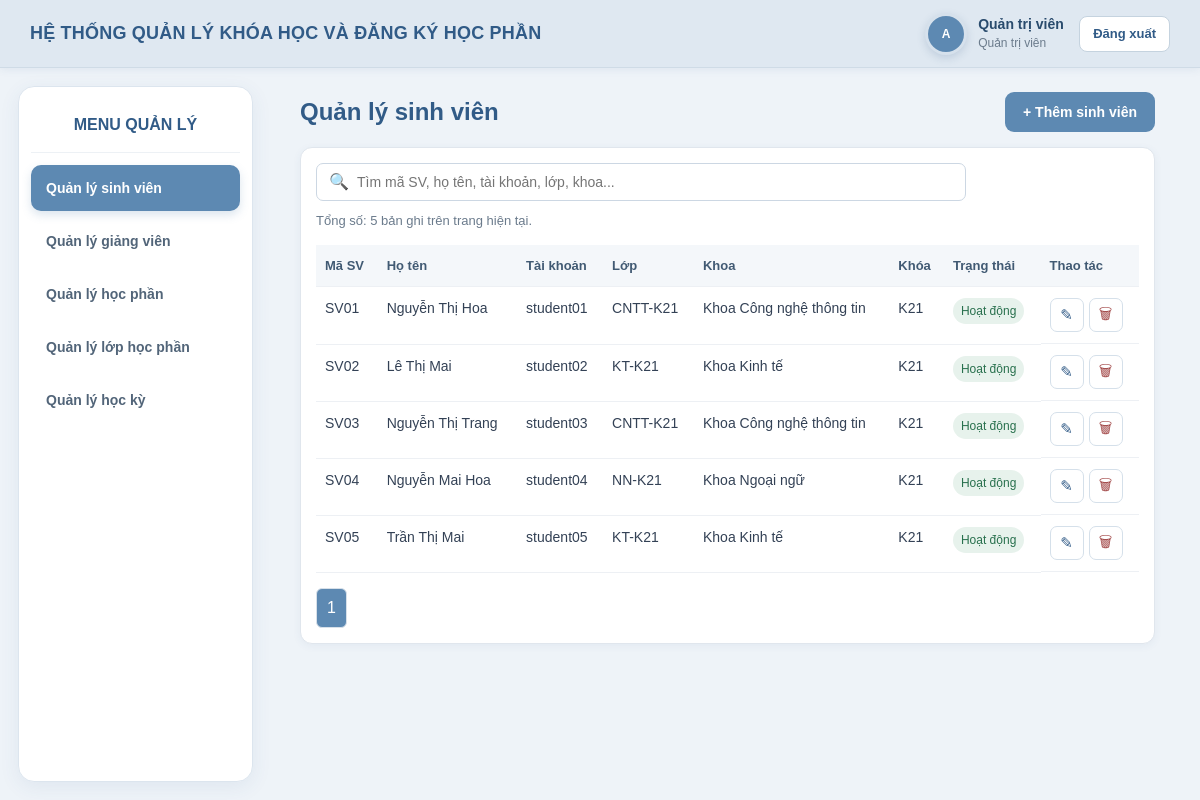
/BTL_web/public/index.php?r=admin/students (signed in), run on an earlier commit of the app's database.
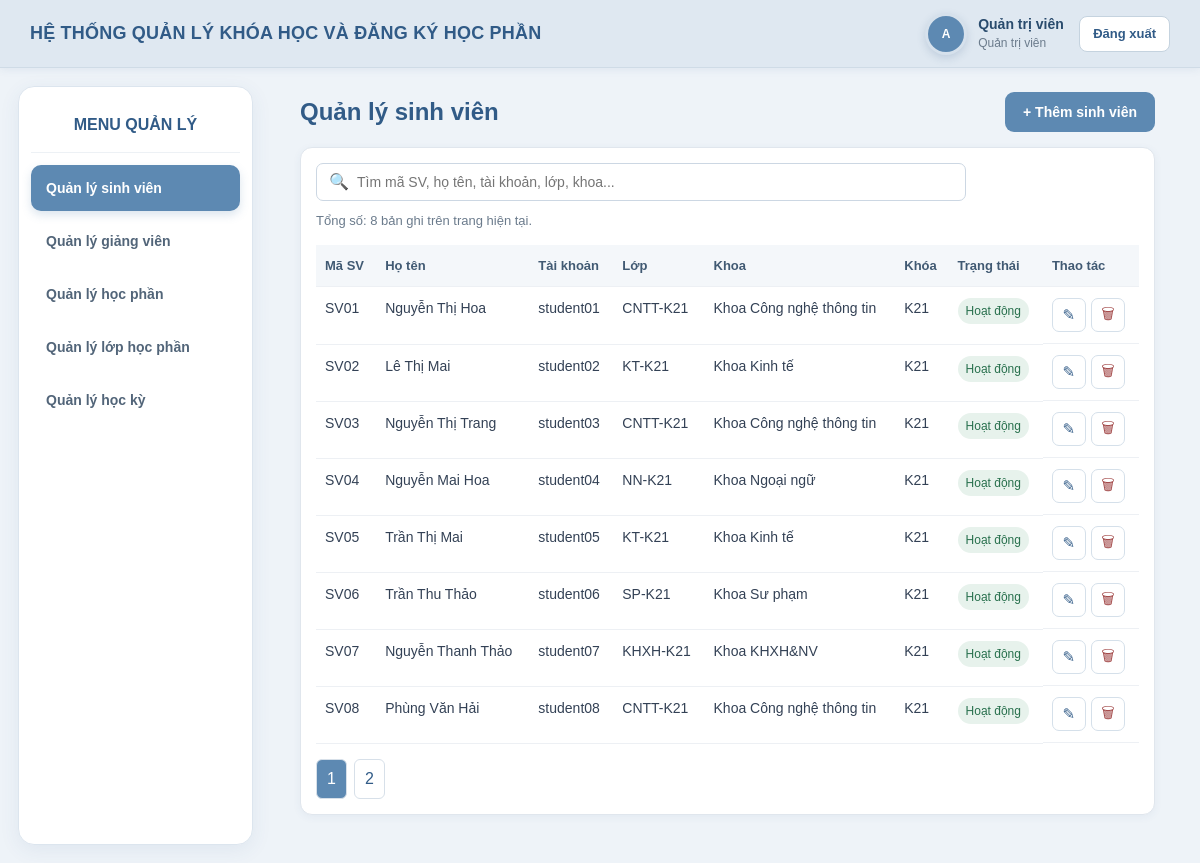
And on a later commit of the database.
### tables this page shows
CREATE TABLE IF NOT EXISTS `students` (
  `user_id` int NOT NULL,
  `student_code` varchar(30) NOT NULL,
  `faculty_id` int NOT NULL,
  `class_name` varchar(80) NOT NULL,
  `cohort` varchar(20) NOT NULL,
  PRIMARY KEY (`user_id`),
  UNIQUE KEY `student_code` (`student_code`),
  KEY `faculty_id` (`faculty_id`)
);

CREATE TABLE IF NOT EXISTS `users` (
  `id` int NOT NULL AUTO_INCREMENT,
  `username` varchar(50) NOT NULL,
  `password_hash` varchar(255) NOT NULL,
  `full_name` varchar(100) NOT NULL,
  `role` enum('admin','teacher','student') NOT NULL,
  `status` tinyint(1) NOT NULL DEFAULT '1',
  `created_at` timestamp NULL DEFAULT CURRENT_TIMESTAMP,
  PRIMARY KEY (`id`),
  UNIQUE KEY `username` (`username`)
);

CREATE TABLE IF NOT EXISTS `faculties` (
  `id` int NOT NULL AUTO_INCREMENT,
  `code` varchar(20) NOT NULL,
  `name` varchar(150) NOT NULL,
  PRIMARY KEY (`id`),
  UNIQUE KEY `code` (`code`),
  UNIQUE KEY `name` (`name`)
);

### BTL_web/src/Core/Controller.php (called while the page is built, shortened)
<?php
abstract class Controller {
    protected function view(string $name, array $data=[]): void { extract($data); require dirname(__DIR__) . '/View/' . $name . '.php'; }
}

### BTL_web/src/Controller/StudentController.php (called while the page is built, shortened)
<?php
class StudentController extends Controller { private function repo():StudentRepository{return new StudentRepository($this->pdo);}
 public function index():void{Auth::requireRole('admin');$q=trim($_GET['q']??'');$page=max(1,(int)($_GET['page']??1));$r=$this->repo();$total=$r->count($q);[$page,$per,$off,$pages]=paginate($page,8,$total);$this->view('admin/students/index',['rows'=>$r->findPage($q,$per,$off),'q'=>$q,'page'=>$page,'pages'=>$pages]);}
}

### BTL_web/src/Core/Router.php (called while the page is built, shortened)
<?php
class Router
{
    public function dispatch(string $route): void
    {
        [$class, $method] = $map[$route];
        $obj = new $class($this->pdo);
        $obj->$method();
    }
}

### BTL_web/public/index.php (called while the page is built, shortened)
<?php
require_once dirname(__DIR__) . '/src/Core/helpers.php';
require_once dirname(__DIR__) . '/src/Core/Controller.php';
require_once dirname(__DIR__) . '/src/Core/Router.php';
$pdo = Database::connection();
$router = new Router($pdo);
$router->dispatch($_GET['r'] ?? 'home');

### BTL_web/src/Core/helpers.php (called while the page is built, shortened)
<?php
function e(mixed $value): string { return htmlspecialchars((string)$value, ENT_QUOTES | ENT_SUBSTITUTE, 'UTF-8'); }
function csrf_token(): string { return $_SESSION['_csrf'] ??= bin2hex(random_bytes(32)); }

### BTL_web/src/Repository/StudentRepository.php (called while the page is built, shortened)
<?php
class StudentRepository
{
    private PDO $pdo;
    public function __construct(PDO $pdo)
    {
        $this->pdo = $pdo;
    }
public function findPage(
    string $q,
    int $limit,
    int $offset
): array {
    $like = '%' . trim($q) . '%';
    $limit = max(
        1,
        min((int)$limit, 100)
    );
    $offset = max(
        0,
        (int)$offset
    );
    $sql = "
        SELECT
            s.user_id,
            s.student_code,
            u.username,
            u.full_name,
            u.status,
            s.class_name,
            f.name AS faculty_name,
            s.cohort
        FROM students s
        INNER JOIN users u
            ON u.id = s.user_id
        LEFT JOIN faculties f
            ON f.id = s.faculty_id
        WHERE
            s.student_code LIKE :q1
            OR u.full_name LIKE :q2
            OR u.username LIKE :q3
            OR s.class_name LIKE :q4
            OR f.name LIKE :q5
        ORDER BY
            s.student_code ASC
        LIMIT :lim
        OFFSET :off
    ";
    $stmt = $this->pdo->prepare($sql);
    $stmt->bindValue(
        ':q1',
        $like,
        PDO::PARAM_STR
    );
    $stmt->bindValue(
        ':q2',
        $like,
        PDO::PARAM_STR
    );
    $stmt->bindValue(
        ':q3',
        $like,
        PDO::PARAM_STR
    );
    $stmt->bindValue(
        ':q4',
        $like,
        PDO::PARAM_STR
    );
    $stmt->bindValue(
        ':q5',
        $like,
        PDO::PARAM_STR
    );
    $stmt->bindValue(
        ':lim',
        $limit,
        PDO::PARAM_INT
    );
    $stmt->bindValue(
        ':off',
        $offset,
        PDO::PARAM_INT
    );
    $stmt->execute();
    return $stmt->fetchAll(PDO::FETCH_ASSOC);
}
}

### BTL_web/src/View/admin/students/index.php (the view, shortened to what the rows shown need)
<?php
include dirname(__DIR__, 2) . '/layout/header.php';
$endpoint = BASE_URL . '?r=api/admin/search';
?>
<div
    data-admin-search
    data-type="students"
    data-endpoint="<?= e($endpoint) ?>"
    data-base-url="<?= e(BASE_URL) ?>"
    data-csrf="<?= e(csrf_token()) ?>"
>
    <div class="admin-toolbar">
        <h2>Quản lý sinh viên</h2>
    </div>
    <div class="card search-card">
        <div style="overflow-x:auto; margin-top:14px;">
            <table>
                <thead>
                    <tr>
                        <th>Mã SV</th>
                        <th>Họ tên</th>
                        <th>Tài khoản</th>
                        <th>Lớp</th>
                        <th>Khoa</th>
                        <th>Khóa</th>
                        <th>Trạng thái</th>
                        <th>Thao tác</th>
                    </tr>
                </thead>
                <tbody data-search-body>
                    <?php if (empty($rows)): ?>
                        <tr><td colspan="8" class="empty-row">Không tìm thấy sinh viên phù hợp.</td></tr>
                    <?php else: ?>
                        <?php foreach ($rows as $r): ?>
                            <tr>
                                <td><?= e($r['student_code']) ?></td>
                                <td><?= e($r['full_name']) ?></td>
                                <td><?= e($r['username']) ?></td>
                                <td><?= e($r['class_name']) ?></td>
                                <td><?= e($r['faculty_name']) ?></td>
                                <td><?= e($r['cohort']) ?></td>
                                <td><span class="badge <?= !$r['status'] ? 'off' : '' ?>"><?= $r['status'] ? 'Hoạt động' : 'Khóa' ?></span></td>
                                <td class="actions">
                                    <div class="action-row">
                                        <a class="icon-btn" title="Sửa" aria-label="Sửa" href="<?= e(BASE_URL) ?>?r=admin/student/edit&id=<?= (int)$r['user_id'] ?>">✎</a>
                                        <form method="post" action="<?= e(BASE_URL) ?>?r=admin/student/delete" onsubmit="return confirm('Bạn có chắc muốn xóa sinh viên này?');">
                                            <button class="icon-btn danger" type="submit" title="Xóa" aria-label="Xóa">🗑</button>
                                        </form>
                                    </div>
                                </td>
                            </tr>
                        <?php endforeach; ?>
                    <?php endif; ?>
                </tbody>
            </table>
        </div>
    </div>
</div>
<?php include dirname(__DIR__, 2) . '/layout/footer.php'; ?>

What changed in the data, as far as the page shows it:
added students: student_code "SV06", user_id.full_name "Trần Thu Thảo", user_id.username "student06", class_name "SP-K21", faculty.name "Khoa Sư phạm", cohort "K21"
added students: student_code "SV07", user_id.full_name "Nguyễn Thanh Thảo", user_id.username "student07", class_name "KHXH-K21", faculty.name "Khoa KHXH&NV", cohort "K21"
added students: student_code "SV08", user_id.full_name "Phùng Văn Hải", user_id.username "student08", class_name "CNTT-K21", faculty.name "Khoa Công nghệ thông tin", cohort "K21"
Also different on the page:
count($rows ?? []): "5" → "8"
new list line: "2"
